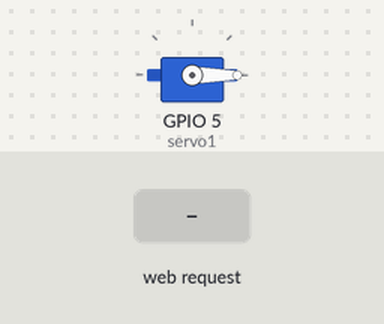
This sketch was run on a simulated ESP8266 (NodeMCU). Parts: servo. The test bench sets the inputs (shaded band). WiFi joins after 1.5 s; servers stay silent unless stated; what the sketch prints to the serial monitor is not drawn.

Above: at 4.7 s.
4.8 s: HTTP request GET /servo/on received
At 5.8 s:
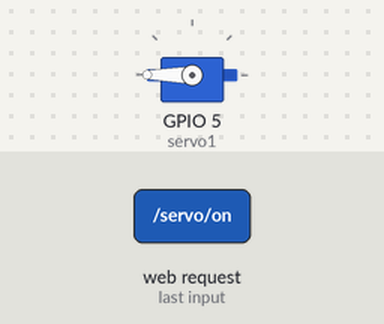
6.3 s: HTTP request GET /servo/off received
At 6.9 s:
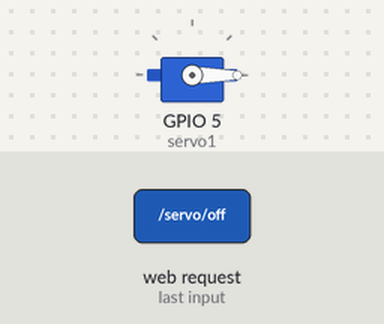
Timing chart, 0 to 9.3 s (numbered marks = the images above; inputs shaded):
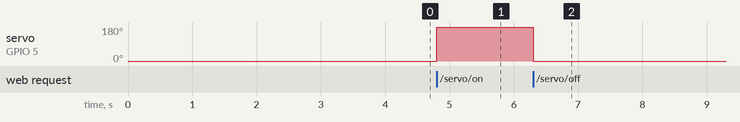

Measured:
- after the input at 4.8 s, servo on GPIO 5 (servo1): 0° → 180° at once
- after the input at 6.3 s, servo on GPIO 5 (servo1): 180° → 0° at once

The sketch:

Online_Servo.ino
```cpp
// Load Wi-Fi library
#include <ESP8266WiFi.h>
// Load Servo library
#include <Servo.h>

//Wi-Fi Station data
const char* ssid = "REDJAM-2.4G-W23H";
const char* password = "pepito777";

// Set web server port number to 80
WiFiServer server(80);
//Define servo
Servo servo1;
//Define url variable
String header;
//Variable of state
String outputState = "off";
//Assign variables
#define SERVO_PIN 5


void setup() {
  // Baud rate (debugging purposes)
  Serial.begin(115200);
  // Servo default options
  servo1.attach(5);
  servo1.write(0);
  delay(2000);

  //----------------------------------------------------------------------------
  // Connect to Wi-Fi network with SSID and password
  Serial.print("Connecting to ");
  Serial.println(ssid);
  WiFi.begin(ssid, password);
  while (WiFi.status() != WL_CONNECTED) {
    delay(500);
    Serial.print(".");
  }
  // Print local IP address and start web server
  Serial.println("");
  Serial.println("WiFi connected.");
  Serial.println("IP address: ");
  Serial.println(WiFi.localIP());
  server.begin();
  }
  //----------------------------------------------------------------------------


void loop() {


  WiFiClient client = server.available(); // Listen for incoming clients
  if (client) { // If a new client connects,
    Serial.println("New Client."); // print a message out in the serial port
    String currentLine = ""; // make a String to hold incoming data from the client
    while (client.connected()) { // loop while the client's connected
      if (client.available()) { // if there's bytes to read from the client,
        char c = client.read(); // read a byte, then
        Serial.write(c); // print it out the serial monitor
        header += c;
        if (c == '\n') { // if the byte is a newline character
          // if the current line is blank, you got two newline characters in a row.
          // that's the end of the client HTTP request, so send a response:
           if (currentLine.length() == 0) {
             // HTTP headers always start with a response code (e.g. HTTP/1.1 200 OK)
             // and a content-type so the client knows what's coming, then a blank line:
             client.println("HTTP/1.1 200 OK");
             client.println("Content-type:text/html");
             client.println("Connection: close");
             client.println();

             //ACTIONS
             if (header.indexOf("GET /servo/on") >= 0) {
               Serial.println("Servo in 180 degree.");
               outputState = "on";
               servo1.write(180);
             } else if (header.indexOf("GET /servo/off") >= 0) {
               Serial.println("Servo in 0 degree.");
               outputState = "off";
               servo1.write(0);
             }

             //Display the HTML web page
             client.println("<!DOCTYPE html><html>");
             client.println("<head><meta name=\"viewport\" content=\"width=device-width, initial-scale=1\">");
             client.println("<link rel=\"icon\" href=\"data:,\">");
             //CSS
             client.println("<style>html { font-family: Helvetica; display: inline-block; margin: 0px auto; text-align: center;}");
             client.println(".button { background-color: #195B6A; border: none; color: white; padding: 16px 40px;");
             client.println("text-decoration: none; font-size: 30px; margin: 2px; cursor: pointer;}</style></head>");

             // Web Page Title
             client.println("<body><h1>IoT Cafetera</h1>");
             //Led status
             client.println("<p>Servo State " + outputState + "</p>");

             if (outputState=="off") {
               client.println("<p><a href=\"/servo/on\"><button class=\"button\">ON</button></a></p>");
             } else {
               client.println("<p><a href=\"/servo/off\"><button class=\"button\">OFF</button></a></p>");
             }

             client.println("</body></html>");
             client.println();
             break;

           } else{
             currentLine="";
           }
          } else if(c != '\r'){
            currentLine +=c;
          }
        }
      }
    //Clear header variable
      header="";
    //Close connection
      client.stop();
      Serial.println("Client Disconnected. ");
      Serial.println("");

  }
}
```
